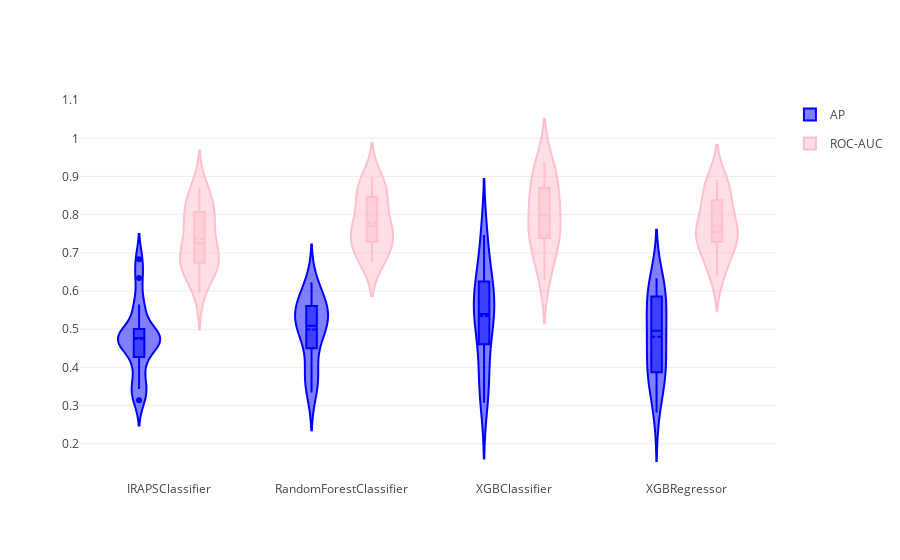

Write notebook code for a chart like this one.
### Code cell
trace1 = {
    "type": 'violin',
    "x": results['classifier'],
    "y": results['mean_test_binarize_average_precision_scorer'],
    "legendgroup": 'AP',
    "scalegroup": 'AP',
    "name": 'AP',
    "box": {
        "visible": True
    },
    "meanline": {
        "visible": True
    },
    "line": {
        "color": 'blue'
    }
}

trace2 = {
    "type": 'violin',
    "x": results_auc['classifier'],
    "y": results_auc['mean_test_binarize_auc_scorer'],
    "legendgroup": 'ROC-AUC',
    "scalegroup": 'ROC-AUC',
    "name": 'ROC-AUC',
    "box": {
        "visible": True
    },
    "meanline": {
        "visible": True
    },
    "line": {
        "color": 'pink'
    }
}

layout = {
    "yaxis": {
        "zeroline": False,
    },
    "violinmode": 'group'
}
fig = go.Figure(data=[trace1, trace2], layout=layout)
iplot(fig)
# To show plot, paste the link to this GitHub notebook into http://nbviewer.jupyter.org/

### Figure 1 — Plotly figure (JSON) as saved in the notebook; plotly's stock layout.template omitted (floating-point values rounded to 4 significant figures)
{"data": [{"box": {"visible": true}, "legendgroup": "AP", "line": {"color": "blue"}, "meanline": {"visible": true}, "name": "AP", "scalegroup": "AP", "type": "violin", "uid": "f2a53c51-2cd0-11e9-9e27-4a0002d544a0", "x": ["IRAPSClassifier", "IRAPSClassifier", "IRAPSClassifier", "IRAPSClassifier", "IRAPSClassifier", "IRAPSClassifier", "IRAPSClassifier", "IRAPSClassifier", "IRAPSClassifier", "IRAPSClassifier", "IRAPSClassifier", "IRAPSClassifier", "IRAPSClassifier", "IRAPSClassifier", "IRAPSClassifier", "IRAPSClassifier", "IRAPSClassifier", "RandomForestClassifier", "RandomForestClassifier", "RandomForestClassifier", "RandomForestClassifier", "RandomForestClassifier", "RandomForestClassifier", "RandomForestClassifier", "RandomForestClassifier", "RandomForestClassifier", "RandomForestClassifier", "RandomForestClassifier", "RandomForestClassifier", "RandomForestClassifier", "RandomForestClassifier", "RandomForestClassifier", "RandomForestClassifier", "RandomForestClassifier", "XGBClassifier", "XGBClassifier", "XGBClassifier", "XGBClassifier", "XGBClassifier", "XGBClassifier", "XGBClassifier", "XGBClassifier", "XGBClassifier", "XGBClassifier", "XGBClassifier", "XGBClassifier", "XGBClassifier", "XGBClassifier", "XGBClassifier", "XGBClassifier", "XGBClassifier", "XGBRegressor", "XGBRegressor", "XGBRegressor", "XGBRegressor", "XGBRegressor", "XGBRegressor", "XGBRegressor", "XGBRegressor", "XGBRegressor", "XGBRegressor", "XGBRegressor", "XGBRegressor", "XGBRegressor", "XGBRegressor", "XGBRegressor", "XGBRegressor", "XGBRegressor"], "y": [0.4826, 0.477, 0.5454, 0.3462, 0.4543, 0.4801, 0.4835, 0.4369, 0.3137, 0.3433, 0.3977, 0.4724, 0.4859, 0.4705, 0.5649, 0.6344, 0.6834, 0.5593, 0.5091, 0.4964, 0.3699, 0.5063, 0.5327, 0.5402, 0.5444, 0.3342, 0.3703, 0.3945, 0.5656, 0.5759, 0.4684, 0.504, 0.5916, 0.6231, 0.5849, 0.5853, 0.4855, 0.3863, 0.4869, 0.533, 0.5395, 0.7383, 0.3487, 0.3075, 0.3655, 0.637, 0.5383, 0.5541, 0.747, 0.6226, 0.6323, 0.5848, 0.6112, 0.4448, 0.3923, 0.4973, 0.4659, 0.3857, 0.3708, 0.282, 0.3535, 0.3877, 0.4961, 0.5523, 0.5112, 0.5888, 0.6333, 0.6043]}, {"box": {"visible": true}, "legendgroup": "ROC-AUC", "line": {"color": "pink"}, "meanline": {"visible": true}, "name": "ROC-AUC", "scalegroup": "ROC-AUC", "type": "violin", "uid": "f2a53f35-2cd0-11e9-8c79-4a0002d544a0", "x": ["IRAPSClassifier", "IRAPSClassifier", "IRAPSClassifier", "IRAPSClassifier", "IRAPSClassifier", "IRAPSClassifier", "IRAPSClassifier", "IRAPSClassifier", "IRAPSClassifier", "IRAPSClassifier", "IRAPSClassifier", "IRAPSClassifier", "IRAPSClassifier", "IRAPSClassifier", "IRAPSClassifier", "IRAPSClassifier", "IRAPSClassifier", "RandomForestClassifier", "RandomForestClassifier", "RandomForestClassifier", "RandomForestClassifier", "RandomForestClassifier", "RandomForestClassifier", "RandomForestClassifier", "RandomForestClassifier", "RandomForestClassifier", "RandomForestClassifier", "RandomForestClassifier", "RandomForestClassifier", "RandomForestClassifier", "RandomForestClassifier", "RandomForestClassifier", "RandomForestClassifier", "RandomForestClassifier", "XGBClassifier", "XGBClassifier", "XGBClassifier", "XGBClassifier", "XGBClassifier", "XGBClassifier", "XGBClassifier", "XGBClassifier", "XGBClassifier", "XGBClassifier", "XGBClassifier", "XGBClassifier", "XGBClassifier", "XGBClassifier", "XGBClassifier", "XGBClassifier", "XGBClassifier", "XGBRegressor", "XGBRegressor", "XGBRegressor", "XGBRegressor", "XGBRegressor", "XGBRegressor", "XGBRegressor", "XGBRegressor", "XGBRegressor", "XGBRegressor", "XGBRegressor", "XGBRegressor", "XGBRegressor", "XGBRegressor", "XGBRegressor", "XGBRegressor", "XGBRegressor"], "y": [0.8487, 0.8296, 0.6526, 0.6745, 0.6835, 0.7581, 0.7251, 0.8, 0.6817, 0.5958, 0.6722, 0.8705, 0.6753, 0.6665, 0.7608, 0.7832, 0.8274, 0.8889, 0.8565, 0.7305, 0.731, 0.7707, 0.757, 0.7918, 0.8669, 0.7211, 0.6832, 0.6823, 0.8992, 0.7427, 0.6754, 0.7734, 0.8306, 0.8438, 0.8834, 0.8665, 0.7474, 0.7413, 0.6991, 0.8, 0.8252, 0.935, 0.7355, 0.6282, 0.6554, 0.9124, 0.7404, 0.7645, 0.938, 0.8349, 0.8413, 0.8906, 0.8748, 0.6756, 0.7458, 0.7478, 0.7884, 0.7661, 0.6646, 0.6406, 0.7308, 0.7202, 0.8881, 0.7397, 0.7542, 0.8139, 0.8357, 0.8432]}], "layout": {"violinmode": "group", "yaxis": {"zeroline": false}}}
